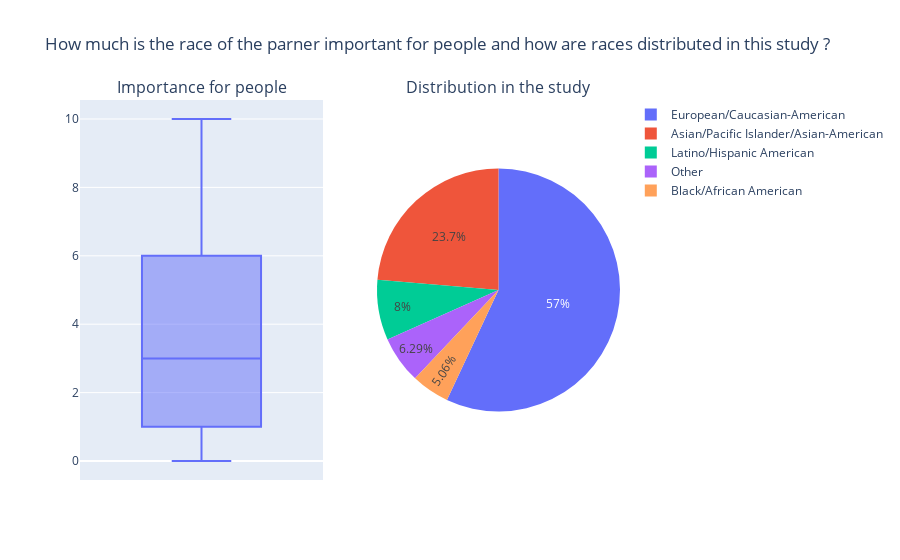

The notebook cell saved with this chart:
### Markdown cell above
A lot of fields are represented (259 fields of study), so we group them by field code (18 in total) with the variable field_cd. Here, we can see that fields are not represented equally at all, neither evenly between males and female. We can see that business field is the most represented and it has ~4x more males than females. Then, sciences and engineering field are the most represented fields, but again, there is much more men in engineering than women. Fields with more women than males are social science, psycology, history/philosophy, medical sciences, art. There is still progress to be made... !

### Code cell
specs = [[{'type': 'xy'}, {'type': 'domain'}]]
fig = make_subplots(rows=1, cols=2, specs=specs, subplot_titles=['Importance for people','Distribution in the study'])
fig1 = px.box(tinder_non_numeric, y='imprace')
fig2 = px.pie(tinder_non_numeric, names='race')
fig.add_trace(fig1.data[0], row=1, col=1)
fig.add_trace(fig2.data[0], row=1, col=2)
fig.update_layout(title_text="How much is the race of the parner important for people and how are races distributed in this study ?")
# fig.show()

# Save the figure as a static image in order to see it in github
# pio.write_image(fig, 'graphs/05-race.png')
# Image(filename='graphs/05-race.png')

### Figure 1 — Plotly figure (JSON) as saved in the notebook; plotly's stock layout.template omitted (floating-point values rounded to 4 significant figures; data arrays with more than 128 entries replaced by an {"elided": "..."} marker saying what was removed)
{"data": [{"alignmentgroup": "True", "hovertemplate": "imprace=%{y}<extra></extra>", "legendgroup": "", "marker": {"color": "#636efa"}, "name": "", "notched": false, "offsetgroup": "", "orientation": "v", "showlegend": false, "type": "box", "x0": " ", "xaxis": "x", "y": {"elided": "8296 int values"}, "y0": " ", "yaxis": "y"}, {"domain": {"x": [0.55, 1], "y": [0, 1]}, "hovertemplate": "race=%{label}<extra></extra>", "labels": {"elided": "8296 str values"}, "legendgroup": "", "name": "", "showlegend": true, "type": "pie"}], "layout": {"annotations": [{"font": {"size": 16}, "showarrow": false, "text": "Importance for people", "x": 0.225, "xanchor": "center", "xref": "paper", "y": 1, "yanchor": "bottom", "yref": "paper"}, {"font": {"size": 16}, "showarrow": false, "text": "Distribution in the study", "x": 0.775, "xanchor": "center", "xref": "paper", "y": 1, "yanchor": "bottom", "yref": "paper"}], "title": {"text": "How much is the race of the parner important for people and how are races distributed in this study ?"}, "xaxis": {"anchor": "y", "domain": [0, 0.45]}, "yaxis": {"anchor": "x", "domain": [0, 1]}}}
